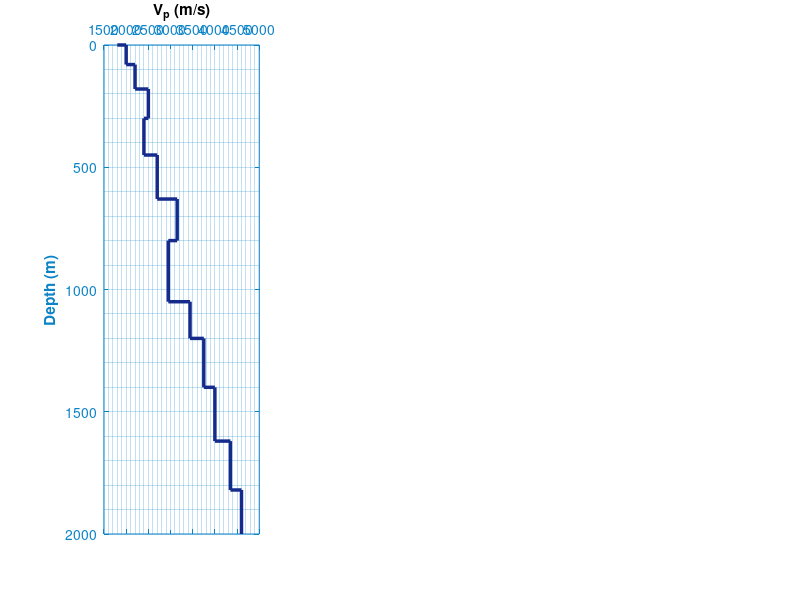

Write the MATLAB code that produced this figure. (Note: this script raises an error after producing the figure.)
% model.m
% April 2022, M. Youssof!!
%==========================================================================================
% MAIN PROGRAM
%==========================================================================================
clc; clear all; close all;
format short g
%============================================================================================
% Define Geometry
%============================================================================================
fprintf('---> Defining the interfaces ...\n');
% Input geometry
xmin = 0; xmax = 2000;
zmin = 0; zmax = 2000;
% Make strata layer
zlayer = [0;80;180;300;450;630;800;1050;1200;1400;1620;1820;2000];
nlayer = length(zlayer);
layer = 1:1:nlayer;
thick = abs(diff(zlayer));
x = [xmin xmax]; z = [zlayer zlayer];
dg = 10;
xx = xmin:dg:xmax; nx = length(xx);
zz = repmat(zlayer,1,nx);
fprintf(' Geometry has been defined...[OK]\n');
%============================================================================================
% Source-Receiver Groups
%============================================================================================
fprintf('---> Setting source-receiver configuration ...\n');
% Receiver Interval
dr = 20;
% Mix Configuration
% Source
% xs = [55 1350];
% zs = [0 690];
% ns = length(xs);
%
% % Receiver
% xr = [200 500 850 1600 1900];
% zr = [300 0 220 150 0];
% nr = length(xr);
% --------------------------------------
% Front Configuration
% Source
% xs = xmin;
% zs = 0;
% ns = length(xs);
%
% % Receiver
% xr = xmin+dr:dr:xmax;
% zr = zeros(length(xr));
% nr = length(xr);
% --------------------------------------
% End Configuration
% Source
% xs = xmax;
% zs = 0;
% ns = length(xs);
%
% % Receiver
% xr = xmax-dr:-dr:xmin;
% zr = zeros(length(xr));
% nr = length(xr);
% --------------------------------------
% Split Spread Configuration
% Source
% xs = fix((xmax-xmin)/2);
% zs = 0;
% ns = length(xs);
%
% % Receiver
% xr = [fix((xmax-xmin)/2)-dr:-dr:xmin fix((xmax-xmin)/2)+dr:dr:xmax];
% zr = zeros(length(xr));
% nr = length(xr);
% --------------------------------------
% Off-End Configuration
% Source
% xs = [xmin xmax];
% zs = [0 0];
% ns = length(xs);
%
% % Receiver
% xr = xmin+dr:dr:xmax-dr;
% zr = zeros(length(xr));
% nr = length(xr);
% Front Spread Configuration
% Source
xs = [xmin fix((xmax-xmin)/2) xmax];
zs = [0 0 0];
ns = length(xs);
% Receiver
xr = [xmin+dr:dr:fix((xmax-xmin)/2)-dr fix((xmax-xmin)/2)+dr:dr:xmax-dr];
zr = zeros(length(xr));
nr = length(xr);
% VSP Configuration
% Source
% xs = 1950;
% zs = 0;
% ns = length(xs);
%
% % Receiver
% zr = 0:100:1600;
% xr = 50.*ones(length(zr));
% nr = length(xr);
nray = ns*nr;
fprintf(' Source-Receiver Groups have been setted...[OK]\n');
%============================================================================================
% Create Elastic Parameter
%============================================================================================
fprintf('---> Creating elastic parameter ...\n');
% Create synthetic Vp, Vs, and Density
vlayer = [1800;2000;2200;2500;2400;2700;3150;2950;3440;3750;4000;4350;4600]; % Velocity
vlayer = vlayer(1:length(zlayer));
vel = [vlayer vlayer];
vp = vlayer; % P wave velocity
vs = (vp-1360)./1.16; % S wave velocity based on Castagna's rule
ro = 0.31.*(vp).^0.25; % Density based on Gardner's rule
pois = (vs.^2-0.5*vp.^2)./(vs.^2-vp.^2); % Poisson ratio
fprintf(' No.Layer Depth(m) Vp(m/s) Vs(m/s) Density(kg/m^3) Poisson Ratio \n');
disp([layer' zlayer vp vs ro pois]);
fprintf(' Elastic parameters have been created...[OK]\n');
figure;
set(gcf,'color','white');
% Plot P wave velocity
subplot(1,3,1);
stairs(vp,zlayer,'LineWidth',2.5,'Color',[0.07843 0.1686 0.549]);
ylabel('Depth (m)','FontWeight','bold','Color','black');
title('V_{p} (m/s)','FontWeight','bold');
set(gca,'XMinorGrid','on','YMinorGrid','on','YDir','reverse','YColor',[0.04314 0.5176 0.7804],...
'XAxisLocation','top','XColor',[0.04314 0.5176 0.7804],'MinorGridLineStyle','-','FontWeight',...
'demi','FontAngle','italic');
% Plot S wave velocity
subplot(1,3,2);
stairs(vs,zlayer,'LineWidth',2.5,'Color',[1 0 0]);
title('V_{s} (m/s)','FontWeight','bold');
set(gca,'XMinorGrid','on','YMinorGrid','on','YDir','reverse','YColor',[0.04314 0.5176 0.7804],...
'XAxisLocation','top','XColor',[0.04314 0.5176 0.7804],'MinorGridLineStyle','-','FontWeight',...
'demi','FontAngle','italic');
% Plot Density
subplot(1,3,3);
stairs(ro,zlayer,'LineWidth',2.5,'Color',[0.07059 0.6392 0.07059]);
title('Density (kg/m^3)','FontWeight','bold');
set(gca,'XMinorGrid','on','YMinorGrid','on','YDir','reverse','YColor',[0.04314 0.5176 0.7804],...
'XAxisLocation','top','XColor',[0.04314 0.5176 0.7804],'MinorGridLineStyle','-','FontWeight',...
'demi','FontAngle','italic');
% Plot Geology Model
figure;
set(gcf,'color','white');
%mohammad color = load('mycmap.txt');

color = colormap(hsv); colorbar ('horz');

pcolor(xx,zz,repmat(vlayer,1,nx)); shading flat; hold on
colormap(color); colorbar ('horz');
axis([0 xmax zmin-0.03*zmax zmax])
set(gca,'YDir','reverse','XaxisLocation','bottom',....
'Ytick',zlayer,'FontWeight','demi','PlotBoxAspectRatioMode','Manual',...
'PlotBoxAspectRatio',[2.4 1.2 1],'Position',[0.04 0.30 0.90 0.60]);
% Plot Source-Receiver Group
plot(xs,zs,'r*','markersize',12); hold on
plot(xr,zr,'sk','markersize',4,'markerfacecolor','c'); hold on
xlabel('Velocity (m/s)','FontWeight','bold','Color','black');
ylabel('Depth (m)','FontWeight','bold','Color','black');
%============================================================================================
% Run Ray Tracing
%============================================================================================
fprintf('---> Starting ray tracing ...\n');
wat = waitbar(0,'Raytracing is being processed, please wait...');
%============================================================================================
xoff = [];
% Loop over for number of souce
tic
for i=1:ns
% Loop over for number of receiver
for j=1:nr
%====================================================================================
% Loop over for number of layer
for k=1:nlayer
%=====================================================================================
% Declare reflection boundary
if and(zr(j) < zlayer(k),zs(i) < zlayer(k))
zm = zz(k,:); zf = min(zm)- 100000*eps;
% Downgoing path
d = find(zlayer > zs(i));
if(isempty(d)); sdown = length(zlayer); else sdown = d(1)-1; end
d = find(zlayer > zf);
if(isempty(d)); edown = length(zlayer); else edown = d(1)-1; end
zd = [zs(i);zlayer(sdown+1:edown)]; nd = length(zd);
% Upgoing path
u = find(zlayer > zr(j));
if(isempty(u)); sup = length(zlayer); else sup = u(1)-1; end
u = find(zlayer > zf);
if(isempty(u)); eup = length(zlayer); else eup = u(1)-1; end
zu = [zr(j);zlayer(sup+1:eup+1)]; nu = length(zu);
zn = [zd;(flipud(zu))]; nrefl = length(zn)-1;
%=================================================================================
% Declare elastic parameter
% Downgoing elastic parameter
vpd = [vp(sdown:edown);vp(edown)];
vsd = [vs(sdown:edown);vs(edown)];
rod = [ro(sdown:edown);ro(edown)];
% Upgoing elastic parameter
vpu = [vp(sup:eup);vp(eup)];
vsu = [vs(sup:eup);vs(eup)];
rou = [ro(sup:eup);ro(eup)];
% Combine model elastic parameter
vpp = [vpd(1:end-1);flipud(vpu(1:end-1))];
vss = [vsd(1:end-1);flipud(vsu(1:end-1))];
vps = [vpd(1:end-1);flipud(vsu(1:end-1))];
rho = [rod(1:end-1);flipud(rou(1:end-1))];
%=================================================================================
% Start Raytracing (P-P, S-S, or P-S mode)
ops = 2; % ops=1 for PP mode; ops=2 for PS mode
[xh,zh,vh,pp,teta,time] = shooting(vpp,vps,zn,xx,xs(i),xr(j),ops);
theta = abs(teta); twt(k,j,i) = time;
% Plot Ray
if ops == 1
plot(xh,zh,'k-');
title('Seismic Raytracing (P-P mode)','FontWeight','bold');
elseif ops == 2
xd = xh(1:nd+1); xu = xh(nd+1:end);
zd = zh(1:nd+1); zu = zh(nd+1:end);
plot(xd,zd,'k-',xu,zu,'r-');
title('Seismic Raytracing (P-S mode)','FontWeight','bold');
end
%=================================================================================
% Compute Reflection Coefficient (Downgoing-Upgoing)
for c=1:nrefl-1
% Reflection Coefficient of Zoeppritz Approximation
[rc1,teta] = zoeppritz(pp,theta(c),vpp(c),vss(c),rho(c),theta(c+1),...
vpp(c+1),vss(c+1),rho(c+1),ops);
rcz(c,j,i) = rc1;
% % Reflection Coefficient of Shuey Approximation
% [A,B,rc2,teta] = shuey(theta(c),vpp(c),vss(c),rho(c),theta(c+1),...
% vpp(c+1),vss(c+1),rho(c+1),ops);
% rcs(c,j,i) = rc2; AA(c,j,i) = A; BB(c,j,i) = B;
% Reflection Coefficient of Thomsen Approximation
[rc3,teta] = thomsen(theta(c),vpp(c),vss(c),rho(c),theta(c+1),...
vpp(c+1),vss(c+1),rho(c+1));
rct(c,j,i) = rc3;
angle(c,j,i) = teta.*(180/pi);
end
%====================================================================================
end
end % for horizon/reflector end
xoff = [xoff xr(j)];
waitbar(j/nray,wat)
end % for receiver end
% Save Data
save(['time_shot',num2str(i),'.mat'],'twt');
save(['reflz_shot',num2str(i),'.mat'],'rcz');
%save(['refls_shot',num2str(i),'.mat'],'rcs');
save(['reflt_shot',num2str(i),'.mat'],'rct');
save(['teta_shot',num2str(i),'.mat'],'angle');
%save(['intercept_shot',num2str(i),'.mat'],'AA');
%save(['gradient_shot',num2str(i),'.mat'],'BB');
waitbar(i/ns,wat)
end % for sources end
%=============================================================================================
close(wat);
toc
fprintf(' Ray tracing has succesfully finished...[OK]\n');
xx = repmat(xr,nlayer,1);
% Plot Traveltime
figure;
for i=1:ns
tm = load(['time_shot',num2str(i),'.mat']); tt = tm.twt;
plot(xx(2:nlayer,:),tt(2:nlayer,:,i),'b.'); hold on
xlabel('Horizontal Position (m)','FontWeight','bold','FontAngle','normal','Color','black');
ylabel('Time (s)','FontWeight','bold','FontAngle','normal','Color','black');
title('Traveltime','FontWeight','bold');
set(gca,'Ydir','reverse');
set(gcf,'color','white');
end
% Plot Reflection Coefficient
figure;
for i=1:ns
reflz = load(['reflz_shot',num2str(i),'.mat']); reflz = reflz.rcz;
refls = load(['refls_shot',num2str(i),'.mat']); refls = refls.rcs;
reflt = load(['reflt_shot',num2str(i),'.mat']); reflt = reflt.rct;
theta = load(['teta_shot',num2str(i),'.mat']); angle = theta.angle;
%Reflection Coefficient of Zoeppritz
subplot(1,3,1)
plot(abs(angle(1:nlayer,:,i)),reflz(1:nlayer,:,i),'r.'); hold on
xlabel('Incidence Angles (degree)','FontWeight','bold','Color','black');
ylabel('Reflection Coefficient','FontWeight','bold','Color','black');
grid on; title('Rpp Zoeppritz','FontWeight','bold','Color','black')
set(gca,'YColor',[0.04314 0.5176 0.7804],'XColor',[0.04314 0.5176 0.7804]); hold on
%Reflection Coefficient of Shuey
subplot(1,3,2)
plot(abs(angle(1:nlayer,:,i)),refls(1:nlayer,:,i),'g.'); hold on
xlabel('Incidence Angles (degree)','FontWeight','bold','Color','black');
grid on; title('Rpp Shuey','FontWeight','bold','Color','black')
set(gca,'YColor',[0.04314 0.5176 0.7804],'XColor',[0.04314 0.5176 0.7804]); hold on
%Reflection Coefficient of Thomsen
subplot(1,3,3)
plot(abs(angle(1:nlayer,:,i)),reflt(1:nlayer,:,i),'b.'); hold on
xlabel('Incidence Angles (degree)','FontWeight','bold','Color','black');
grid on; title('Rpp Thomsen','FontWeight','bold','Color','black')
set(gca,'YColor',[0.04314 0.5176 0.7804],'XColor',[0.04314 0.5176 0.7804]); hold on
set(gcf,'color','white');
end
for i=1:ns
refls = load(['refls_shot',num2str(i),'.mat']); refls = refls.rcs;
theta = load(['teta_shot',num2str(i),'.mat']); angle = theta.angle;
Rt = load(['intercept_shot',num2str(i),'.mat']); Rt = Rt.AA;
Gt = load(['gradient_shot',num2str(i),'.mat']); Gt = Gt.BB;
Ro(1:nlayer,:,i) = Rt(1:nlayer,:,i);
Go(1:nlayer,:,i) = Gt(1:nlayer,:,i);
Rc(1:nlayer,:,i) = refls(1:nlayer,:,i);
inc(1:nlayer,:,i) = angle(1:nlayer,:,i);
end
Rp = reshape(Ro,nr*ns*nlayer,1);
G = reshape(Go,nr*ns*nlayer,1);
R = reshape(Rc,nr*ns*nlayer,1);
teta = reshape(inc,nr*ns*nlayer,1);
% Plot Attributes
figure;
% Rp-G Cross Plot
subplot(1,2,1)
plot(Rp,G,'r.'); hold on
%i dont know 
% plot(Rl,G,'m-'); hold on
xlabel('R','FontWeight','bold','Color','black');
ylabel('G','FontWeight','bold','Color','black');
grid on; title('R-G Cross Plot','FontWeight','bold','Color','black')
set(gca,'YColor',[0.04314 0.5176 0.7804],'XColor',[0.04314 0.5176 0.7804]); hold on
% R-sin^2(teta) Cross Plot
subplot(1,2,2)
plot((sin(teta).^2),R,'g.'); hold on
xlabel('sin^2(teta)','FontWeight','bold','Color','black');
ylabel('R(teta)','FontWeight','bold','Color','black');
grid on; title('R-sin^2(teta) Cross Plot','FontWeight','bold','Color','black')
set(gca,'YColor',[0.04314 0.5176 0.7804],'XColor',[0.04314 0.5176 0.7804]); hold on
set(gcf,'color','white');
%============================================================================================
% AVO Modelling
%============================================================================================
fprintf('---> Starting AVO Modelling ...\n');
% Make wavelet ricker (f = 2 Hz)
dt = 0.004; f = 20;
[w,tw] = ricker(dt,f);
% Create zeros matrix for spike's location
tmax = max(tt(:));
tr = 0:dt:tmax; nt = length(tr);
t = tt(2:nlayer,:);
% Take reflectivity into spike location
spikes = zeros(nt,nray);
rcz = real(reflz(2:nlayer,:));
for k=1:nlayer-1
for j=1:nray
ir(k,j) = fix(t(k,j)/dt+0.1)+1;
spikes(ir(k,j),j) = spikes(ir(k,j),j) + rcz(k,j);
end
end


%%%%%
%%%%%%
%%%%
%%%%% Convolve spikes with wavelet ricker
for j=1:nray
seisz(:,j) = convz(spikes(:,j),w);
%seisz = conv2(spikes(:,j),w);
end
 ampz=reshape(seisz,length(tr),nr,ns);
% ampz=(permute(seisz,[3 2 1]));
for i=1:ns
ampz_shot(:,:,i) = ampz(:,:,i);
save(['ampz_shot',num2str(i),'.mat'],'ampz_shot');
end
% CMP Stacked
Stacked = zeros(nt,nr);
for i=1:ns
files = load(['ampz_shot',num2str(i),'.mat']);
files = files.ampz_shot;
Stacked = Stacked + files(:,:,i);
end
% Save Seismic Data
save(['seis','.mat'],'Stacked');
% Plot AVO
figure;
wig(xr,tr,Stacked,'black'); hold on
xlabel('Offset (m)','FontWeight','bold','Color','black');
ylabel('Time (s)','FontWeight','bold','Color','black');
title('Synthetic Seismogram','FontWeight','bold','Color','black');
axis tight
set(gca,'YColor',[0.04314 0.5176 0.7804],'XColor',[0.04314 0.5176 0.7804]); hold on
set(gcf,'color','white');
fprintf(' AVO Modelling has been computed...[OK]\n');
%============================================================================================
% Seismogram Synthetic
%============================================================================================
% Create Smooth Synthetic Log From Elastic Data Set
[pson,sson,spson,rlog,zlog] = logsyn(vp,vs,ro,zlayer,500);
vplog = 1.0e6./pson; vslog = 1.0e6./sson;
rholog = 0.31.*(vplog).^0.25; vpvs = vplog./vslog;
poisson = (vslog.^2-0.5*vplog.^2)./(vslog.^2-vplog.^2);
% Plot Synthetic Data Log
figure;
set(gcf,'color','white');
% Plot P Sonic Log
subplot(1,3,1);
stairs(pson,zlog,'LineWidth',1,'Color',[0.07843 0.1686 0.549]);
xlabel('P sonic (US/m)','FontWeight','bold','Color','black');
ylabel('Depth (m)','FontWeight','bold','Color','black');
set(gca,'XMinorGrid','on','YMinorGrid','on','YDir','reverse','XDir','reverse','YColor',...[0.04314 0.5176 0.7804],'XAxisLocation','top','XColor',...
[0.04314 0.5176 0.7804],'MinorGridLineStyle','-','FontWeight','demi','FontAngle','italic');
% Plot S Sonic Log
subplot(1,3,2);
stairs(sson,zlog,'LineWidth',1,'Color',[1 0 0]);
xlabel('S sonic (US/m)','FontWeight','bold','Color','black');
set(gca,'XMinorGrid','on','YMinorGrid','on','YDir','reverse','XDir','reverse','YColor',[0.04314 0.5176 0.7804],...
'XAxisLocation','top','XColor',[0.04314 0.5176 0.7804],'MinorGridLineStyle','-','FontWeight',...
'demi','FontAngle','italic');
% Plot Density Log
subplot(1,3,3);
stairs(rlog,zlog,'LineWidth',1,'Color',[0.07059 0.6392 0.07059]);
xlabel('Density (kg/m^3)','FontWeight','bold','Color','black');
set(gca,'XMinorGrid','on','YMinorGrid','on','YDir','reverse','YColor',[0.04314 0.5176 0.7804],...
'XAxisLocation','top','XColor',[0.04314 0.5176 0.7804],'MinorGridLineStyle','-','FontWeight',...
'demi','FontAngle','italic');
% Plot Rock Properties
figure;
% Cross Plot P and S wave velocity
subplot(2,2,1);
plot(vplog,vslog,'.','Color',[0.07843 0.1686 0.549]);
xlabel('Vp (m/s)','FontWeight','bold','Color','black');
ylabel('Vs (m/s)','FontWeight','bold','Color','black');
title('Cross Plot of Vp and Vs','FontWeight','bold','Color','black');
set(gca,'XMinorGrid','on','YMinorGrid','on','YColor',[0.04314 0.5176 0.7804],...
'XAxisLocation','bottom','XColor',[0.04314 0.5176 0.7804],'MinorGridLineStyle',...
'-','FontWeight','demi','FontAngle','italic');
% Plot S Sonic Log
subplot(2,2,2);
plot(vplog,vpvs,'.','Color',[1 0 0]);
xlabel('Vp (m/s)','FontWeight','bold','Color','black');
ylabel('Vp/Vs ratio','FontWeight','bold','Color','black');
title('Cross Plot of Vp and Vp/Vs Ratio','FontWeight','bold','Color','black');

% set(gca,'XMinorGrid','on','YMinorGrid','on','YColor',[0.04314 0.5176 0.7804],...
%'XAxisLocation','bottom','XColor',[0.04314 0.5176 0.7804],...
%'MinorGridLineStyle','','FontWeight',...
%'demi','FontAngle','italic');

% Plot Density Log
subplot(2,2,3);
plot(rholog,vpvs,'.','Color',[0.07059 0.6392 0.07059]);
xlabel('Density (kg/m^3)','FontWeight','bold','Color','black');
ylabel('Vp/Vs ratio','FontWeight','bold','Color','black');
title('Cross Plot of Vp and Vp/Vs Ratio','FontWeight','bold','Color','black');
set(gca,'XMinorGrid','on','YMinorGrid','on','YColor',[0.04314 0.5176 0.7804],...
'XAxisLocation','bottom','XColor',[0.04314 0.5176 0.7804],'MinorGridLineStyle',...
'-','FontWeight','demi','FontAngle','italic');
subplot(2,2,4);
plot(poisson,vpvs,'m.');
xlabel('Poisson Ratio','FontWeight','bold','Color','black');
ylabel('Vp/Vs ratio','FontWeight','bold','Color','black');
title('Cross Plot of Vp and Vp/Vs Ratio','FontWeight','bold','Color','black');
set(gca,'XMinorGrid','on','YMinorGrid','on','YColor',[0.04314 0.5176 0.7804],...
'XAxisLocation','bottom','XColor',[0.04314 0.5176 0.7804],'MinorGridLineStyle',...
'-','FontWeight','demi','FontAngle','italic');
set(gcf,'color','white');
% Integrate Depth and Velocity To Get Two-Way Time
tstart = 0; tracenum = 10;
[tz,zt] = sonic2tz(spson,zlog,-100,tstart);
tzobj = [zt tz];
vins = vplog; dens = rholog; z = zlog;
